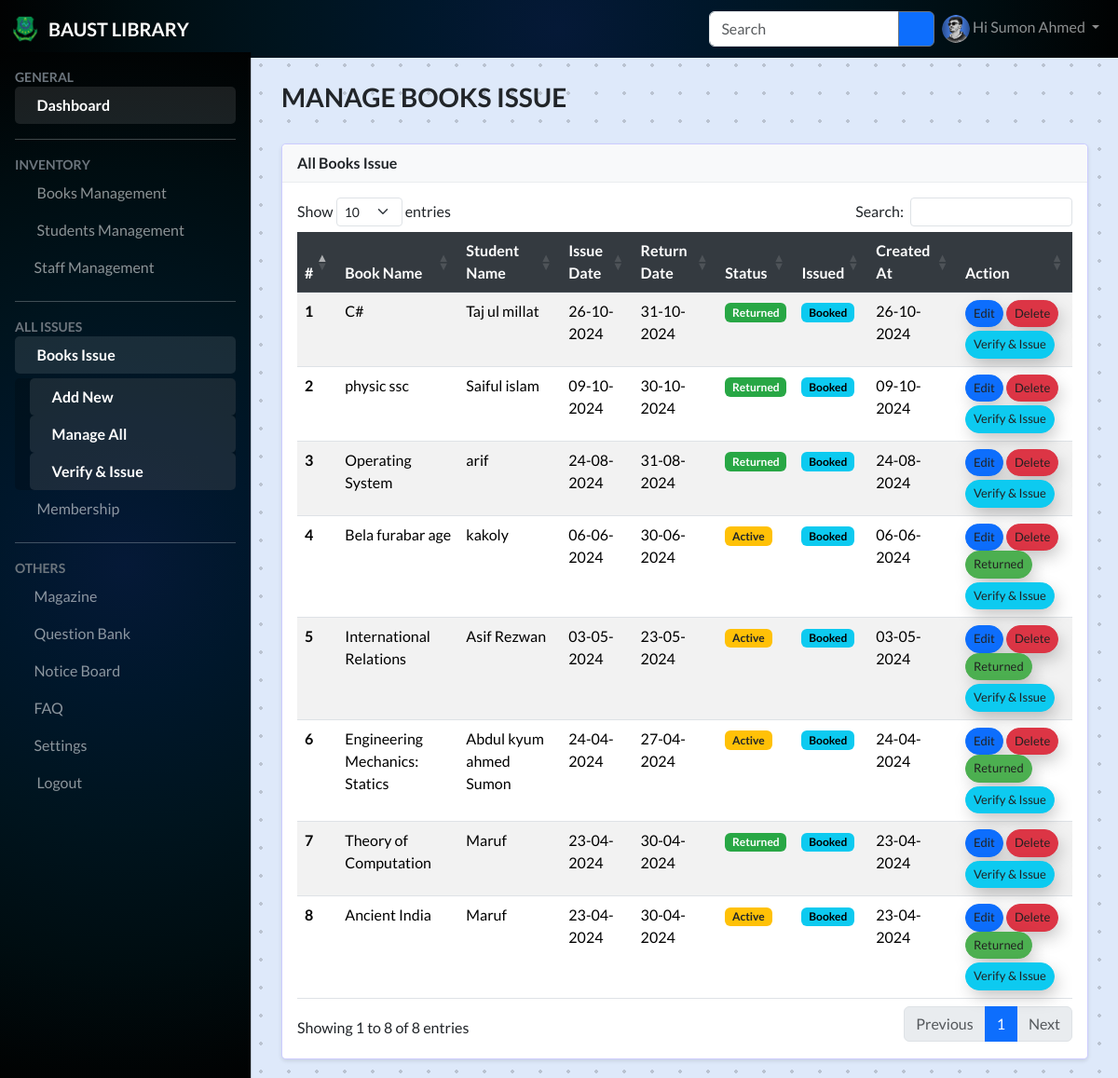
The page /loans/index.php (signed in) on the database its author committed.
### tables this page shows
CREATE TABLE `book_loans` (
  `id` int(11) NOT NULL,
  `book_id` int(11) DEFAULT NULL,
  `student_id` int(11) DEFAULT NULL,
  `loan_date` date DEFAULT NULL,
  `return_date` date DEFAULT NULL,
  `is_return` tinyint(1) NOT NULL DEFAULT 0,
  `created_at` timestamp NOT NULL DEFAULT current_timestamp(),
  `updated_at` timestamp NULL DEFAULT NULL
);

CREATE TABLE `books` (
  `id` int(11) NOT NULL,
  `title` varchar(255) DEFAULT NULL,
  `author` varchar(255) DEFAULT NULL,
  `publication_year` varchar(10) DEFAULT NULL,
  `isbn` varchar(255) DEFAULT NULL,
  `category_id` int(11) DEFAULT NULL,
  `status` tinyint(1) NOT NULL DEFAULT 1,
  `shelf_no` varchar(255) DEFAULT NULL,
  `created_at` timestamp NOT NULL DEFAULT current_timestamp(),
  `updated_at` timestamp NULL DEFAULT NULL
);

CREATE TABLE `students` (
  `id` int(11) NOT NULL,
  `name` varchar(255) DEFAULT NULL,
  `phone_no` varchar(15) DEFAULT NULL,
  `email` varchar(255) DEFAULT NULL,
  `address` text DEFAULT NULL,
  `status` tinyint(1) NOT NULL DEFAULT 1,
  `created_at` timestamp NOT NULL DEFAULT current_timestamp(),
  `updated_at` timestamp NULL DEFAULT NULL,
  `dept_id` varchar(255) DEFAULT NULL,
  `dept` varchar(255) DEFAULT NULL,
  `reg_no` int(255) DEFAULT NULL,
  `Username` varchar(255) DEFAULT NULL
);

### models/loan.php (called while the page is built, shortened)
<?php
function getLoans($conn)
{
    $sql = "select l.*, b.title as book_title, s.name as student_name
        from book_loans l
        inner join books b on b.id = l.book_id
        inner join students s on s.id = l.student_id
        order by l.id desc;
    ";
    $result = $conn->query($sql);
    return $result;
}

### loans/index.php (the view, shortened to what this page needs)
<?php
include_once(DIR_URL . "config/database.php");
include_once(DIR_URL . "models/loan.php");
if (isset($_GET['student_id'])) {
    $student_id = $_GET['student_id'];
    $loans = getStudentLoans($conn, $student_id);
    include_once(DIR_URL . "models/student.php");
    $student_result = getStudentById($conn, $student_id);
    if ($student_result->num_rows > 0) {
        $student = mysqli_fetch_assoc($student_result);
    }
} else {
    $loans = getLoans($conn);
}
include_once(DIR_URL . "include/header.php");
include_once(DIR_URL . "include/topbar.php");
include_once(DIR_URL . "include/sidebar.php");
?>
<main class="mt-5 pt-3" style="box-sizing:border-box; padding: 20px">
    <div class="container-fluid">
        <div class="row dashboard-counts">
            <div class="col-md-12 mt-4">
                <h3 class="fw-bold text-uppercase">
                    <?php if (isset($student)) : ?>
                        Book Bookings for <?php echo $student['name']; ?> (ID: <?php echo $student['dept_id']; ?>)
                        <a href="<?php echo BASE_URL; ?>loans" class="btn btn-primary btn-sm float-end">Show All Bookings</a>
                    <?php else : ?>
                        Manage Books Issue
                    <?php endif; ?>
                </h3>
            </div>
            <div class="col-md-12 mt-4">
                <div class="card">
                    <div class="card-header">
                        <?php echo isset($student) ? 'Student Bookings' : 'All Books Issue'; ?>
                    </div>
                    <div class="card-body">
                        <div class="table-responsive">
                            <table id="data-table" class="table table-responsive table-striped" style="width:100%">
                                <thead class="table-dark">
                                    <tr>
                                        <th scope="col">#</th>
                                        <th scope="col">Book Name</th>
                                        <th scope="col">Student Name</th>
                                        <th scope="col">Issue Date</th>
                                        <th scope="col">Return Date</th>
                                        <th scope="col">Status</th>
                                        <th scope="col">Issued</th>
                                        <th scope="col">Created At</th>
                                        <th scope="col">Action</th>
                                    </tr>
                                </thead>
                                <tbody>
                                    <?php
                                    if ($loans->num_rows > 0) {
                                        $i = 1;
                                        while ($row = $loans->fetch_assoc()) {
                                    ?>
                                            <tr>
                                                <th scope="row"><?php echo $i++ ?></th>
                                                <td><?php echo $row['book_title'] ?></td>
                                                <td><?php echo $row['student_name'] ?></td>
                                                <td>
                                                    <?php echo date("d-m-Y", strtotime($row['loan_date'])) ?>
                                                </td>
                                                <td><?php echo date("d-m-Y", strtotime($row['return_date'])) ?></td>
                                                <td>
                                                    <?php
                                                    if ($row['is_return'] == 1)
                                                        echo '<span class="badge text-bg-success">Returned</span>';
                                                    else echo '<span class="badge text-bg-warning">Active</span>';
                                                    ?>
                                                </td>
                                                <td>
                                                    <?php
                                                    if (isset($row['issued_at']) && !empty($row['issued_at']))
                                                        echo '<span class="badge text-bg-success">Collected</span>';
                                                    else echo '<span class="badge text-bg-info">Booked</span>';
                                                    ?>
                                                </td>
                                                <td><?php echo date("d-m-Y", strtotime($row['created_at'])) ?></td>
                                                <td>
                                                    <a href="<?php echo BASE_URL ?>loans/edit.php?id=<?php echo $row['id'] ?><?php echo isset($_GET['student_id']) ? '&student_id=' . $_GET['student_id'] : ''; ?>" class="btn btn-primary btn-sm">
                                                        Edit
                                                    </a>
                                                    <a onclick="return confirm('Are you sure?')" href="<?php echo BASE_URL ?>loans?action=delete&id=<?php echo $row['id'] ?><?php echo isset($_GET['student_id']) ? '&student_id=' . $_GET['student_id'] : ''; ?>" class="btn btn-danger btn-sm">
                                                        Delete
                                                    </a>
                                                    <?php
                                                    if (!$row['is_return']) { ?>
                                                        <a href="<?php echo BASE_URL ?>loans?action=status&id=<?php echo $row['id'] ?>&status=1<?php echo isset($_GET['student_id']) ? '&student_id=' . $_GET['student_id'] : ''; ?>" class="btn btn-success btn-sm">
                                                            Returned
                                                        </a>
                                                    <?php } ?>
                                                    <?php if (!isset($row['issued_at']) || empty($row['issued_at'])) { ?>
                                                        <a href="<?php echo BASE_URL ?>loans/verify.php?booking_id=<?php echo $row['id'] ?>" class="btn btn-info btn-sm mt-1">
                                                            Verify & Issue
                                                        </a>
                                                    <?php } ?>
                                                </td>
                                            </tr>
                                        <?php }
                                    } else { ?>
                                        <tr>
                                            <td colspan="9" class="text-center">No bookings found</td>
                                        </tr>
                                    <?php } ?>
                                </tbody>
                            </table>
                        </div>
                    </div>
                </div>
            </div>
        </div>
    </div>
</main>
<?php include_once(DIR_URL . "include/footer.php") ?>

### assets/css/style.css (style rules this page uses)
body { font-family: "Lato", sans-serif; background-color: #f5f5f5; height: 100vh; }
a:link { text-decoration: none; }
:root { --offcanvas-width: 270px; --topNavbarHeight: 56px; }
@media (min-width: 992px) { body { overflow: auto !important; } }
@media (min-width: 992px) { main { margin-left: var(--offcanvas-width); } }
.container1 { height: 100%; background-color:#dee9fa; background-image: radial-gradient(rgba(12, 12, 12, 0.171) 2px, transparent 0); background-size: 30px 30px; background-position: -5px -5px; }
.card { background: rgb(255, 255, 255); border-radius: 5px; border: 1px solid rgba(0, 0, 255, .2); transition: all .2s; box-shadow: 10px 10px 2px 1px rgba(0, 0, 255, .2); }
body { margin: auto; overflow: auto; animation: gradient 300s ease infinite; background-size: 400% 400%; background-attachment: fixed; }
.btn-sm { border-radius: 999px; color: #212121; z-index: 1; position: relative; font-weight: 400; font-size: 13px; -webkit-box-shadow: 4px 8px 19px -3px rgba(0,0,0,0.27); box-shadow: 4px 8px 19px -3px rgba(0,0,0,0.27); transition: all 250ms; overflow: hidden; }
.btn-sm::before { content: ""; position: absolute; top: 0; left: 0; height: 100%; width: 0; border-radius:999px; background-color: #212121; z-index: -1; -webkit-box-shadow: 4px 8px 19px -3px rgba(0,0,0,0.27); box-shadow: 4px 8px 19px -3px rgba(0,0,0,0.27); transition: all 250ms }

### assets/css/custom.css (style rules this page uses)
.btn-success { background-color: #4CAF50; border-color: #4CAF50; }
.card { box-shadow: 0 2px 4px rgba(0, 0, 0, 0.1); }
.card-header { background-color: #f8f9fa; border-bottom: 1px solid #eaecef; font-weight: bold; }
.table thead th, .table-dark th, .table-striped > thead > tr, .table > thead { background-color: #343a40 !important; color: white !important; font-weight: bold; border-color: #454d55 !important; }
.table th { font-weight: bold; }
.table-striped > tbody > tr:nth-of-type(odd) { background-color: rgba(0, 0, 0, 0.025); }
.table-striped > tbody > tr:nth-of-type(even) { background-color: #ffffff; }
.badge.text-bg-success { background-color: #28a745 !important; }
.badge.text-bg-warning { background-color: #ffc107 !important; color: #212529 !important; }

### rows shown on the page
book_loans: book.title "C#", student.name "Taj ul millat", loan_date "26-10-2024", return_date "31-10-2024", is_return "Returned", created_at "26-10-2024"
book_loans: book.title "physic ssc", student.name "Saiful islam", loan_date "09-10-2024", return_date "30-10-2024", is_return "Returned", created_at "09-10-2024"
book_loans: book.title "Operating System", student.name "arif", loan_date "24-08-2024", return_date "31-08-2024", is_return "Returned", created_at "24-08-2024"
book_loans: book.title "Bela furabar age", student.name "kakoly", loan_date "06-06-2024", return_date "30-06-2024", is_return "Active", created_at "06-06-2024"
book_loans: book.title "International Relations", student.name "Asif Rezwan", loan_date "03-05-2024", return_date "23-05-2024", is_return "Active", created_at "03-05-2024"
book_loans: book.title "Engineering Mechanics: Statics", student.name "Abdul kyum ahmed Sumon", loan_date "24-04-2024", return_date "27-04-2024", is_return "Active", created_at "24-04-2024"
book_loans: book.title "Theory of Computation", student.name "Maruf", loan_date "23-04-2024", return_date "30-04-2024", is_return "Returned", created_at "23-04-2024"
book_loans: book.title "Ancient India", student.name "Maruf", loan_date "23-04-2024", return_date "30-04-2024", is_return "Active", created_at "23-04-2024"

### other values the page prints
$_SESSION['user']['name'] "Sumon Ahmed"
